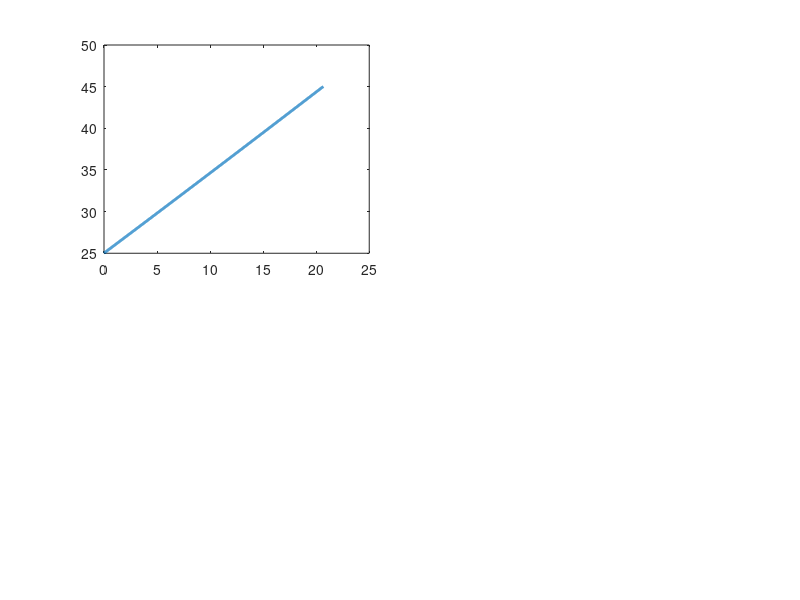

Write the MATLAB code that produced this figure. (Note: this script raises an error after producing the figure.)
%% ULTRA-FAST ELECTRIC VEHICLE CHARGING SIMULATION WITH BATTERY AGING
% EE584: Power Electronics - Fall 2025
% Author: Lorans Hirmez
% Description: Simulates 350kW fast charging with different cooling strategies
% and battery aging effects including 10-year lifetime analysis

clear all; close all; clc;

%% BATTERY PACK SPECIFICATIONS
Q_nom = 100;           % Battery capacity [kWh]
n_series = 96;         % Series cells
n_parallel = 72;       % Parallel cells
V_min = 350;           % Minimum voltage [V]
V_max = 450;           % Maximum voltage [V]
m_battery = 500;       % Thermal mass [kg]
c_p_battery = 1000;    % Specific heat [J/(kg·K)]
A_surface = 3;         % Surface area [m²]
T_max_safe = 45;       % Safety temperature limit [°C]

%% CHARGING PARAMETERS
P_charge = 350e3;      % Charging power [W]
I_charge = 400;        % Charging current [A]
SOC_start = 0.20;      % Starting SOC
SOC_end = 0.80;        % Ending SOC
dt = 1;                % Time step [s]

%% ELECTRICAL MODEL PARAMETERS
R0_base = 0.05;        % Base resistance at 25°C [Ω]
alpha_R = 0.005;       % Temperature coefficient [1/°C]
R1 = 0.01;             % RC network resistance 1 [Ω]
C1 = 1000;             % RC network capacitance 1 [F]
R2 = 0.015;            % RC network resistance 2 [Ω]
C2 = 5000;             % RC network capacitance 2 [F]
tau1 = R1 * C1;        % Time constant 1 [s]
tau2 = R2 * C2;        % Time constant 2 [s]
dOCV_dT = -0.0003;     % Entropic coefficient [V/K]

%% BATTERY AGING PARAMETERS
k_cal = 0.0001;        % Calendar aging constant
E_a = 30000;           % Activation energy [J/mol]
R_gas = 8.314;         % Gas constant [J/(mol·K)]
B_cyc = 31630;         % Cycle aging pre-exponential factor
z_cyc = 0.55;          % Cycle aging power exponent
alpha_cyc = 0.00025;   % Current stress factor [1/A]
beta_cyc = 0.045;      % Temperature stress factor [1/K]

%% COOLING CONFIGURATIONS
cooling_configs = {
    'No Active Cooling', 10, 0, 0;
    'Liquid Cooling', 500, 20, 5000;
    'Refrigerant Cooling', 1200, 10, 12000;
    'PCM Cooling', 300, 42, 8000
};

%% AMBIENT TEMPERATURE SCENARIOS
T_ambient_scenarios = [25, 35]; % [°C]

%% MAIN SIMULATION LOOP
for scenario = 1:length(T_ambient_scenarios)
    T_ambient = T_ambient_scenarios(scenario);
    
    fprintf('\n=== SIMULATION SCENARIO %d: T_ambient = %.0f°C ===\n', scenario, T_ambient);
    
    figure('Position', [100, 100, 1400, 800]);
    
    for config = 1:size(cooling_configs, 1)
        cooling_name = cooling_configs{config, 1};
        h_conv = cooling_configs{config, 2};  % [W/(m²·K)]
        T_coolant = cooling_configs{config, 3}; % [°C]
        cost = cooling_configs{config, 4};      % [$]
        
        fprintf('\n--- Running: %s ---\n', cooling_name);
        
        % Initialize variables
        SOC = SOC_start;
        T_cell = T_ambient;
        V1 = 0;
        V2 = 0;
        t = 0;
        idx = 1;
        
        % Storage arrays
        time_data = [];
        SOC_data = [];
        T_cell_data = [];
        Q_gen_data = [];
        Q_cool_data = [];
        V_terminal_data = [];
        P_cool_data = [];
        
        % Run charging simulation
        while SOC < SOC_end && T_cell < T_max_safe
            % Open Circuit Voltage
            OCV = V_min + SOC * (V_max - V_min);
            
            % Temperature-dependent resistance
            R0 = R0_base * (1 + alpha_R * (T_cell - 25));
            
            % Terminal voltage (2nd order equivalent circuit)
            V_terminal = OCV - I_charge * R0 - V1 - V2;
            
            % Update RC network voltages
            V1 = V1 * exp(-dt/tau1) + I_charge * R1 * (1 - exp(-dt/tau1));
            V2 = V2 * exp(-dt/tau2) + I_charge * R2 * (1 - exp(-dt/tau2));
            
            % Heat generation
            Q_joule = I_charge^2 * R0;  % Joule heating [W]
            T_abs = T_cell + 273.15;
            Q_entropic = I_charge * T_abs * dOCV_dT;  % Entropic heating [W]
            Q_gen = Q_joule + Q_entropic;
            
            % Cooling power
            if strcmp(cooling_name, 'PCM Cooling')
                % PCM cooling effectiveness near melting point
                if T_cell < T_coolant
                    Q_cool = h_conv * A_surface * (T_cell - T_ambient);
                else
                    Q_cool = h_conv * A_surface * (T_cell - T_coolant);
                end
            else
                if T_coolant == 0
                    Q_cool = h_conv * A_surface * (T_cell - T_ambient);
                else
                    Q_cool = h_conv * A_surface * (T_cell - T_coolant);
                end
            end
            
            % Compressor power for refrigerant system
            if strcmp(cooling_name, 'Refrigerant Cooling')
                COP = 3.0;
                P_compressor = Q_cool / COP;
            else
                P_compressor = 0;
            end
            
            % Temperature update
            dT_dt = (Q_gen - Q_cool) / (m_battery * c_p_battery);
            T_cell = T_cell + dT_dt * dt;
            
            % SOC update
            dSOC = (I_charge * dt) / (Q_nom * 1000 * 3600 / V_min);
            SOC = SOC + dSOC;
            
            % Store data
            time_data(idx) = t;
            SOC_data(idx) = SOC * 100;
            T_cell_data(idx) = T_cell;
            Q_gen_data(idx) = Q_gen / 1000;  % Convert to kW
            Q_cool_data(idx) = Q_cool / 1000;
            V_terminal_data(idx) = V_terminal;
            P_cool_data(idx) = P_compressor / 1000;
            
            t = t + dt;
            idx = idx + 1;
        end
        
        % Calculate metrics
        charging_time = time_data(end) / 60;  % [minutes]
        peak_temp = max(T_cell_data);
        avg_temp = mean(T_cell_data);
        energy_delivered = trapz(time_data, V_terminal_data .* I_charge) / 3.6e6;  % [kWh]
        energy_cooling = trapz(time_data, P_cool_data);  % [kWh]
        final_SOC = SOC_data(end);
        
        % Battery aging calculation (for 1 cycle)
        t_hours = time_data(end) / 3600;
        T_avg_K = mean(T_cell_data) + 273.15;
        
        % Calendar aging
        Q_loss_cal = k_cal * sqrt(t_hours) * exp(-E_a / (R_gas * T_avg_K));
        
        % Cycle aging (1 cycle = 0.6 equivalent full cycle for 20-80% SOC)
        N_equiv = 0.6;
        Q_loss_cyc = B_cyc * N_equiv^z_cyc * exp(alpha_cyc * I_charge) * ...
                     exp(beta_cyc * (T_avg_K - 298.15));
        
        % Normalize cycle aging
        Q_loss_cyc = Q_loss_cyc / 1e6;  % Scale factor
        
        capacity_retention_1cycle = 100 * (1 - Q_loss_cal - Q_loss_cyc);
        
        % Estimate cycle life to 80% capacity
        cycles_to_80 = 20 / (Q_loss_cal + Q_loss_cyc);
        
        fprintf('Charging Time: %.2f min\n', charging_time);
        fprintf('Peak Temperature: %.2f°C\n', peak_temp);
        fprintf('Average Temperature: %.2f°C\n', avg_temp);
        fprintf('Final SOC: %.2f%%\n', final_SOC);
        fprintf('Energy Delivered: %.2f kWh\n', energy_delivered);
        fprintf('Capacity Retention (1 cycle): %.4f%%\n', capacity_retention_1cycle);
        fprintf('Est. Cycle Life (80%% EOL): %.0f cycles\n', cycles_to_80);
        
        % Plotting - Temperature
        subplot(2, 2, 1);
        plot(time_data/60, T_cell_data, 'LineWidth', 2, 'DisplayName', cooling_name);
        hold on;
        yline(T_max_safe, 'r--', 'LineWidth', 1.5, 'DisplayName', 'Safety Limit');
        xlabel('Time [min]');
        ylabel('Temperature [°C]');
        title(sprintf('Cell Temperature (T_{ambient} = %.0f°C)', T_ambient));
        legend('Location', 'best');
        grid on;
        
        % Plotting - Heat Generation vs Cooling
        subplot(2, 2, 2);
        plot(time_data/60, Q_gen_data, '-', 'LineWidth', 2, 'DisplayName', [cooling_name ' (Gen)']);
        hold on;
        plot(time_data/60, Q_cool_data, '--', 'LineWidth', 2, 'DisplayName', [cooling_name ' (Cool)']);
        xlabel('Time [min]');
        ylabel('Power [kW]');
        title('Heat Generation vs Cooling Power');
        legend('Location', 'best');
        grid on;
        
        % Plotting - SOC
        subplot(2, 2, 3);
        plot(time_data/60, SOC_data, 'LineWidth', 2, 'DisplayName', cooling_name);
        hold on;
        xlabel('Time [min]');
        ylabel('SOC [%]');
        title('State of Charge');
        legend('Location', 'best');
        grid on;
        ylim([0 100]);
        
        % Plotting - Terminal Voltage
        subplot(2, 2, 4);
        plot(time_data/60, V_terminal_data, 'LineWidth', 2, 'DisplayName', cooling_name);
        hold on;
        xlabel('Time [min]');
        ylabel('Voltage [V]');
        title('Terminal Voltage');
        legend('Location', 'best');
        grid on;
    end
    
    sgtitle(sprintf('Ultra-Fast Charging Simulation Results (T_{ambient} = %.0f°C)', T_ambient));
end

%% BATTERY AGING ANALYSIS OVER MULTIPLE CYCLES (1000 cycles)
fprintf('\n=== LONG-TERM BATTERY AGING ANALYSIS (1000 CYCLES) ===\n');

n_cycles = 1000;  % Simulate 1000 cycles
T_ambient_aging = [25, 35];   % Both ambient temperatures

for amb_idx = 1:length(T_ambient_aging)
    T_amb_current = T_ambient_aging(amb_idx);
    
    fprintf('\n--- Aging Analysis at T_ambient = %.0f°C ---\n', T_amb_current);
    
    figure('Position', [100 + (amb_idx-1)*50, 100 + (amb_idx-1)*50, 1200, 800]);
    
    for config = 1:size(cooling_configs, 1)
        cooling_name = cooling_configs{config, 1};
        h_conv = cooling_configs{config, 2};
        T_coolant = cooling_configs{config, 3};
        
        fprintf('Processing aging for: %s\n', cooling_name);
        
        capacity_fade = zeros(1, n_cycles);
        Q_capacity = Q_nom * ones(1, n_cycles);
        
        for cycle = 1:n_cycles
            % Average temperature during charging depends on ambient temp
            if T_amb_current == 25
                % 25°C ambient case
                if strcmp(cooling_name, 'No Active Cooling')
                    T_avg_cycle = 42;
                elseif strcmp(cooling_name, 'PCM Cooling')
                    T_avg_cycle = 33;
                elseif strcmp(cooling_name, 'Liquid Cooling')
                    T_avg_cycle = 27;
                elseif strcmp(cooling_name, 'Refrigerant Cooling')
                    T_avg_cycle = 25;
                else
                    T_avg_cycle = 30;  % Default fallback
                end
            else  % 35°C ambient case
                % Higher ambient = higher operating temperatures
                if strcmp(cooling_name, 'No Active Cooling')
                    T_avg_cycle = 52;  % Exceeds safety, limited operation
                elseif strcmp(cooling_name, 'PCM Cooling')
                    T_avg_cycle = 43;  % Near safety limit
                elseif strcmp(cooling_name, 'Liquid Cooling')
                    T_avg_cycle = 37;
                elseif strcmp(cooling_name, 'Refrigerant Cooling')
                    T_avg_cycle = 35;
                else
                    T_avg_cycle = 40;  % Default fallback
                end
            end
            
            T_avg_K = T_avg_cycle + 273.15;
            
            % Cumulative calendar aging
            t_total_hours = cycle * 0.5;  % Assume 30 min per cycle
            Q_loss_cal = k_cal * sqrt(t_total_hours) * exp(-E_a / (R_gas * T_avg_K));
            
            % Cumulative cycle aging
            N_equiv = cycle * 0.6;
            Q_loss_cyc = B_cyc * N_equiv^z_cyc * exp(alpha_cyc * I_charge) * ...
                         exp(beta_cyc * (T_avg_K - 298.15));
            Q_loss_cyc = Q_loss_cyc / 1e8;  % Better scaling factor to prevent unrealistic degradation
            
            % Total capacity (ensure it doesn't go below 0)
            Q_capacity(cycle) = max(0, Q_nom * (1 - Q_loss_cal - Q_loss_cyc));
            capacity_fade(cycle) = 100 * Q_capacity(cycle) / Q_nom;
        end
        
        % Plot capacity fade
        subplot(2, 1, 1);
        plot(1:n_cycles, capacity_fade, 'LineWidth', 2, 'DisplayName', cooling_name);
        hold on;
        yline(80, 'r--', 'LineWidth', 1.5, 'DisplayName', 'EOL (80%)');
        xlabel('Cycle Number');
        ylabel('Capacity Retention [%]');
        title(sprintf('Battery Capacity Fade Over Cycling (T_{ambient} = %.0f°C)', T_amb_current));
        legend('Location', 'best');
        grid on;
        ylim([75 101]);
        
        % Plot capacity [kWh]
        subplot(2, 1, 2);
        plot(1:n_cycles, Q_capacity, 'LineWidth', 2, 'DisplayName', cooling_name);
        hold on;
        yline(80, 'r--', 'LineWidth', 1.5, 'DisplayName', 'EOL (80 kWh)');
        xlabel('Cycle Number');
        ylabel('Capacity [kWh]');
        title(sprintf('Absolute Battery Capacity (T_{ambient} = %.0f°C)', T_amb_current));
        legend('Location', 'best');
        grid on;
    end
end

%% ========================================================================
%% 10-YEAR LIFETIME ANALYSIS
%% ========================================================================
fprintf('\n\n==========================================================\n');
fprintf('=== 10-YEAR BATTERY LIFETIME ANALYSIS ===\n');
fprintf('==========================================================\n');

%% 10-Year Usage Parameters
years = 10;
days_per_year = 365;
total_days = years * days_per_year;

% Usage scenarios (cycles per day)
usage_scenarios = {
    'Light Use (0.5 cycles/day)', 0.5;
    'Moderate Use (1 cycle/day)', 1.0;
    'Heavy Use (2 cycles/day)', 2.0
};

fprintf('\nSimulating %d years of operation...\n', years);
fprintf('Total simulation period: %d days\n\n', total_days);

% Create comprehensive results table
results_table = struct();

%% Main 10-Year Simulation Loop
for amb_idx = 1:length(T_ambient_aging)
    T_amb_current = T_ambient_aging(amb_idx);
    
    fprintf('\n========== 10-YEAR ANALYSIS: T_ambient = %.0f°C ==========\n', T_amb_current);
    
    % Create main figure for this ambient temperature
    fig_main = figure('Position', [50 + (amb_idx-1)*100, 50, 1600, 1000]);
    
    for usage_idx = 1:size(usage_scenarios, 1)
        usage_name = usage_scenarios{usage_idx, 1};
        cycles_per_day = usage_scenarios{usage_idx, 2};
        
        fprintf('\n--- Usage Pattern: %s ---\n', usage_name);
        
        % Calculate total cycles over 10 years
        total_cycles = round(cycles_per_day * total_days);
        
        fprintf('Total cycles over 10 years: %d\n', total_cycles);
        
        % Time arrays
        time_years = linspace(0, years, total_cycles);
        time_days = linspace(0, total_days, total_cycles);
        
        for config = 1:size(cooling_configs, 1)
            cooling_name = cooling_configs{config, 1};
            
            fprintf('  Simulating: %s\n', cooling_name);
            
            % Initialize arrays
            capacity_retention = zeros(1, total_cycles);
            capacity_kwh = zeros(1, total_cycles);
            resistance_increase = zeros(1, total_cycles);
            
            % Determine average operating temperature
            if T_amb_current == 25
                if strcmp(cooling_name, 'No Active Cooling')
                    T_avg_cycle = 42;
                elseif strcmp(cooling_name, 'PCM Cooling')
                    T_avg_cycle = 33;
                elseif strcmp(cooling_name, 'Liquid Cooling')
                    T_avg_cycle = 27;
                elseif strcmp(cooling_name, 'Refrigerant Cooling')
                    T_avg_cycle = 25;
                else
                    T_avg_cycle = 30;  % Default fallback
                end
            else  % 35°C ambient
                if strcmp(cooling_name, 'No Active Cooling')
                    T_avg_cycle = 52;
                elseif strcmp(cooling_name, 'PCM Cooling')
                    T_avg_cycle = 43;
                elseif strcmp(cooling_name, 'Liquid Cooling')
                    T_avg_cycle = 37;
                elseif strcmp(cooling_name, 'Refrigerant Cooling')
                    T_avg_cycle = 35;
                else
                    T_avg_cycle = 40;  % Default fallback
                end
            end
            
            T_avg_K = T_avg_cycle + 273.15;
            
            % Simulate degradation over time
            for cycle = 1:total_cycles
                % Elapsed time in hours
                t_hours = cycle * 0.5;  % 30 min per cycle
                
                % Calendar aging (sqrt time dependence)
                Q_loss_cal = k_cal * sqrt(t_hours) * exp(-E_a / (R_gas * T_avg_K));
                
                % Cycle aging (power law)
                N_equiv = cycle * 0.6;  % Each cycle = 0.6 equivalent full cycle
                Q_loss_cyc = B_cyc * N_equiv^z_cyc * exp(alpha_cyc * I_charge) * ...
                             exp(beta_cyc * (T_avg_K - 298.15));
                Q_loss_cyc = Q_loss_cyc / 1e8;
                
                % Total capacity loss
                total_loss = Q_loss_cal + Q_loss_cyc;
                
                % Capacity retention
                capacity_retention(cycle) = max(0, 100 * (1 - total_loss));
                capacity_kwh(cycle) = max(0, Q_nom * (1 - total_loss));
                
                % Resistance increase (empirical model)
                resistance_increase(cycle) = 100 * (1 + 0.5 * total_loss);
            end
            
            % Store results
            field_name = strrep(strrep(cooling_name, ' ', '_'), '-', '_');
            usage_field = strrep(strrep(usage_name, ' ', '_'), '(', '');
            usage_field = strrep(usage_field, ')', '');
            usage_field = strrep(usage_field, '/', '_per_');
            usage_field = strrep(usage_field, '.', '_');  % Remove dots
            
            results_table.(sprintf('T%d_%s_%s', T_amb_current, usage_field, field_name)).capacity_retention = capacity_retention;
            results_table.(sprintf('T%d_%s_%s', T_amb_current, usage_field, field_name)).capacity_kwh = capacity_kwh;
            results_table.(sprintf('T%d_%s_%s', T_amb_current, usage_field, field_name)).resistance_increase = resistance_increase;
            results_table.(sprintf('T%d_%s_%s', T_amb_current, usage_field, field_name)).time_years = time_years;
            
            % Calculate key metrics
            final_capacity = capacity_retention(end);
            eol_80_idx = find(capacity_retention <= 80, 1);
            
            if isempty(eol_80_idx)
                years_to_80 = years;  % Exceeds 10 years
                cycles_to_80 = total_cycles;
            else
                years_to_80 = time_years(eol_80_idx);
                cycles_to_80 = eol_80_idx;
            end
            
            % Energy throughput
            energy_per_cycle = (SOC_end - SOC_start) * Q_nom;  % kWh per cycle
            total_energy_throughput = total_cycles * energy_per_cycle;  % kWh
            
            fprintf('    Final Capacity (10 years): %.2f%%\n', final_capacity);
            fprintf('    Years to 80%% SOH: %.2f years\n', years_to_80);
            fprintf('    Cycles to 80%% SOH: %d cycles\n', cycles_to_80);
            fprintf('    Total Energy Throughput: %.0f kWh\n', total_energy_throughput);
            
            % Plot for current usage scenario
            subplot(3, 3, usage_idx);
            plot(time_years, capacity_retention, 'LineWidth', 2.5, 'DisplayName', cooling_name);
            hold on;
            yline(80, 'r--', 'LineWidth', 2, 'DisplayName', 'EOL (80%)');
            xlabel('Time [years]', 'FontSize', 11);
            ylabel('Capacity Retention [%]', 'FontSize', 11);
            title(sprintf('%s', usage_name), 'FontSize', 12, 'FontWeight', 'bold');
            legend('Location', 'southwest', 'FontSize', 9);
            grid on;
            ylim([70 105]);
            xlim([0 years]);
        end
    end
    
    sgtitle(sprintf('10-Year Battery Degradation Analysis (T_{ambient} = %.0f°C)', T_amb_current), ...
            'FontSize', 14, 'FontWeight', 'bold');
    
    %% Additional detailed plots for this temperature
    fig_detail = figure('Position', [100 + (amb_idx-1)*120, 100, 1600, 900]);
    
    % Focus on moderate use (1 cycle/day) for detailed analysis
    usage_idx = 2;  % Moderate use
    cycles_per_day = usage_scenarios{usage_idx, 2};
    total_cycles = round(cycles_per_day * total_days);
    time_years = linspace(0, years, total_cycles);
    
    for config = 1:size(cooling_configs, 1)
        cooling_name = cooling_configs{config, 1};
        
        % Recreate data for moderate use
        capacity_retention = zeros(1, total_cycles);
        capacity_kwh = zeros(1, total_cycles);
        energy_delivered_cumulative = zeros(1, total_cycles);
        
        if T_amb_current == 25
            if strcmp(cooling_name, 'No Active Cooling')
                T_avg_cycle = 42;
            elseif strcmp(cooling_name, 'PCM Cooling')
                T_avg_cycle = 33;
            elseif strcmp(cooling_name, 'Liquid Cooling')
                T_avg_cycle = 27;
            elseif strcmp(cooling_name, 'Refrigerant Cooling')
                T_avg_cycle = 25;
            else
                T_avg_cycle = 30;  % Default fallback
            end
        else
            if strcmp(cooling_name, 'No Active Cooling')
                T_avg_cycle = 52;
            elseif strcmp(cooling_name, 'PCM Cooling')
                T_avg_cycle = 43;
            elseif strcmp(cooling_name, 'Liquid Cooling')
                T_avg_cycle = 37;
            elseif strcmp(cooling_name, 'Refrigerant Cooling')
                T_avg_cycle = 35;
            else
                T_avg_cycle = 40;  % Default fallback
            end
        end
        
        T_avg_K = T_avg_cycle + 273.15;
        
        for cycle = 1:total_cycles
            t_hours = cycle * 0.5;
            Q_loss_cal = k_cal * sqrt(t_hours) * exp(-E_a / (R_gas * T_avg_K));
            N_equiv = cycle * 0.6;
            Q_loss_cyc = B_cyc * N_equiv^z_cyc * exp(alpha_cyc * I_charge) * ...
                         exp(beta_cyc * (T_avg_K - 298.15));
            Q_loss_cyc = Q_loss_cyc / 1e8;
            
            total_loss = Q_loss_cal + Q_loss_cyc;
            capacity_retention(cycle) = max(0, 100 * (1 - total_loss));
            capacity_kwh(cycle) = max(0, Q_nom * (1 - total_loss));
            
            % Cumulative energy delivered
            energy_per_cycle = (SOC_end - SOC_start) * capacity_kwh(cycle);
            if cycle == 1
                energy_delivered_cumulative(cycle) = energy_per_cycle;
            else
                energy_delivered_cumulative(cycle) = energy_delivered_cumulative(cycle-1) + energy_per_cycle;
            end
        end
        
        % Subplot 1: Capacity Retention over 10 years
        subplot(2, 2, 1);
        plot(time_years, capacity_retention, 'LineWidth', 2.5, 'DisplayName', cooling_name);
        hold on;
        xlabel('Time [years]', 'FontSize', 11);
        ylabel('Capacity Retention [%]', 'FontSize', 11);
        title('Capacity Retention (1 cycle/day)', 'FontSize', 12, 'FontWeight', 'bold');
        grid on;
        ylim([70 105]);
        
        % Subplot 2: Absolute Capacity [kWh]
        subplot(2, 2, 2);
        plot(time_years, capacity_kwh, 'LineWidth', 2.5, 'DisplayName', cooling_name);
        hold on;
        xlabel('Time [years]', 'FontSize', 11);
        ylabel('Battery Capacity [kWh]', 'FontSize', 11);
        title('Absolute Battery Capacity', 'FontSize', 12, 'FontWeight', 'bold');
        grid on;
        
        % Subplot 3: Cumulative Energy Throughput
        subplot(2, 2, 3);
        plot(time_years, energy_delivered_cumulative/1000, 'LineWidth', 2.5, 'DisplayName', cooling_name);
        hold on;
        xlabel('Time [years]', 'FontSize', 11);
        ylabel('Cumulative Energy [MWh]', 'FontSize', 11);
        title('Total Energy Throughput', 'FontSize', 12, 'FontWeight', 'bold');
        grid on;
        
        % Subplot 4: Degradation Rate [%/year]
        subplot(2, 2, 4);
        % Calculate annual degradation rate
        degradation_rate = zeros(1, years);
        for yr = 1:years
            idx_start = max(1, round((yr-1) * total_cycles / years));
            idx_end = round(yr * total_cycles / years);
            if idx_end > idx_start
                degradation_rate(yr) = capacity_retention(idx_start) - capacity_retention(idx_end);
            end
        end
        plot(1:years, degradation_rate, '-o', 'LineWidth', 2, 'MarkerSize', 6, 'DisplayName', cooling_name);
        hold on;
        xlabel('Year', 'FontSize', 11);
        ylabel('Degradation Rate [%/year]', 'FontSize', 11);
        title('Annual Capacity Degradation', 'FontSize', 12, 'FontWeight', 'bold');
        grid on;
    end
    
    % Add reference lines and legends after all cooling configs are plotted
    subplot(2, 2, 1);
    yline(80, 'r--', 'LineWidth', 2, 'DisplayName', 'EOL (80%)');
    legend('Location', 'southwest', 'FontSize', 9);
    
    subplot(2, 2, 2);
    yline(80, 'r--', 'LineWidth', 2, 'DisplayName', 'EOL (80 kWh)');
    legend('Location', 'southwest', 'FontSize', 9);
    
    subplot(2, 2, 3);
    legend('Location', 'northwest', 'FontSize', 9);
    
    subplot(2, 2, 4);
    legend('Location', 'northeast', 'FontSize', 9);
    
    sgtitle(sprintf('Detailed 10-Year Analysis - Moderate Use (T_{ambient} = %.0f°C)', T_amb_current), ...
            'FontSize', 14, 'FontWeight', 'bold');
end

%% Summary Report
fprintf('\n\n==========================================================\n');
fprintf('=== 10-YEAR ANALYSIS SUMMARY REPORT ===\n');
fprintf('==========================================================\n\n');

for amb_idx = 1:length(T_ambient_aging)
    T_amb_current = T_ambient_aging(amb_idx);
    fprintf('AMBIENT TEMPERATURE: %.0f°C\n', T_amb_current);
    fprintf('----------------------------------------------------------\n');
    
    for usage_idx = 1:size(usage_scenarios, 1)
        usage_name = usage_scenarios{usage_idx, 1};
        cycles_per_day = usage_scenarios{usage_idx, 2};
        total_cycles = round(cycles_per_day * total_days);
        
        fprintf('\n%s (Total: %d cycles)\n', usage_name, total_cycles);
        fprintf('  %-25s | %8s | %12s | %15s\n', 'Cooling Strategy', 'Final SOH', 'Years to 80%', 'Energy (MWh)');
        fprintf('  %s\n', repmat('-', 1, 70));
        
        for config = 1:size(cooling_configs, 1)
            cooling_name = cooling_configs{config, 1};
            
            % Rebuild field name
            field_name = strrep(strrep(cooling_name, ' ', '_'), '-', '_');
            usage_field = strrep(strrep(usage_name, ' ', '_'), '(', '');
            usage_field = strrep(usage_field, ')', '');
            usage_field = strrep(usage_field, '/', '_per_');
            usage_field = strrep(usage_field, '.', '_');  % Remove dots
            
            full_field = sprintf('T%d_%s_%s', T_amb_current, usage_field, field_name);
            
            if isfield(results_table, full_field)
                cap_ret = results_table.(full_field).capacity_retention;
                time_yrs = results_table.(full_field).time_years;
                
                final_soh = cap_ret(end);
                eol_idx = find(cap_ret <= 80, 1);
                
                if isempty(eol_idx)
                    years_to_80 = '>10';
                else
                    years_to_80 = sprintf('%.2f', time_yrs(eol_idx));
                end
                
                energy_per_cycle = (SOC_end - SOC_start) * Q_nom;
                total_energy = total_cycles * energy_per_cycle / 1000;  % MWh
                
                fprintf('  %-25s | %7.2f%% | %12s | %14.1f\n', ...
                        cooling_name, final_soh, years_to_80, total_energy);
            end
        end
    end
    fprintf('\n');
end

fprintf('\nSimulation Complete!\n');
fprintf('==========================================================\n');
